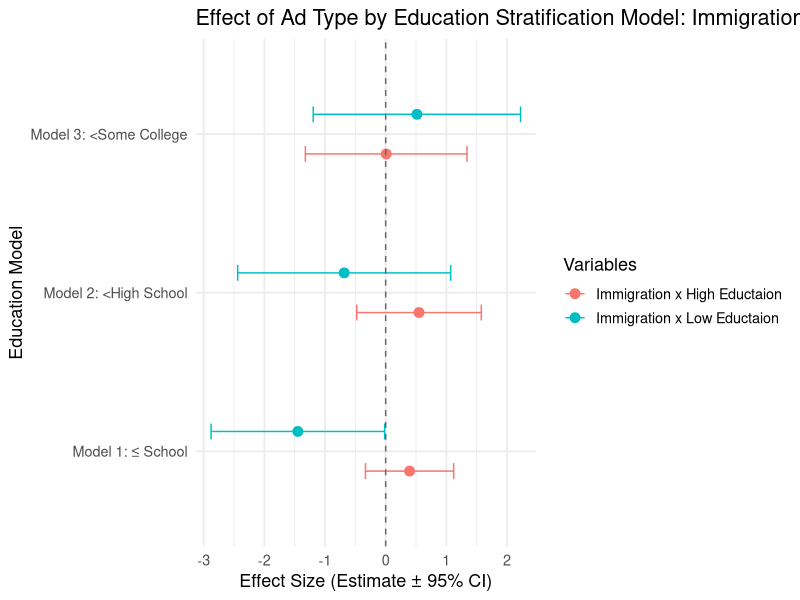
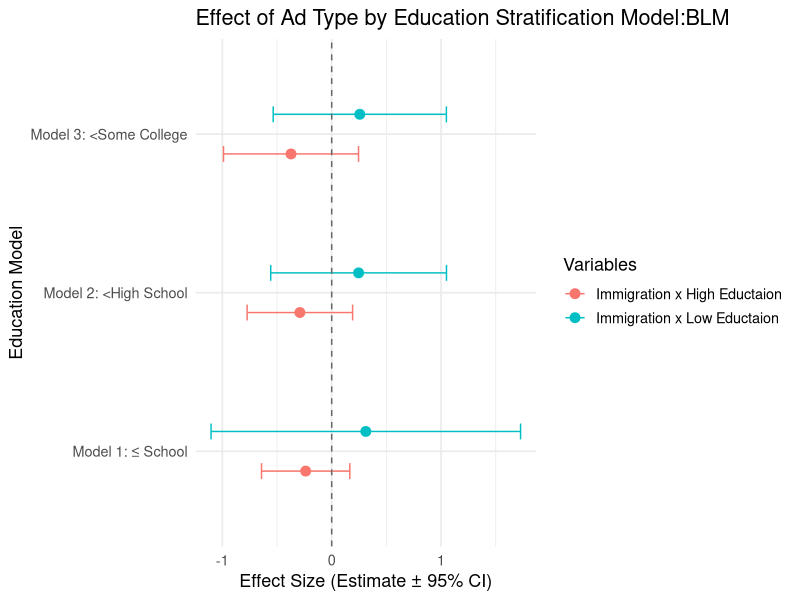
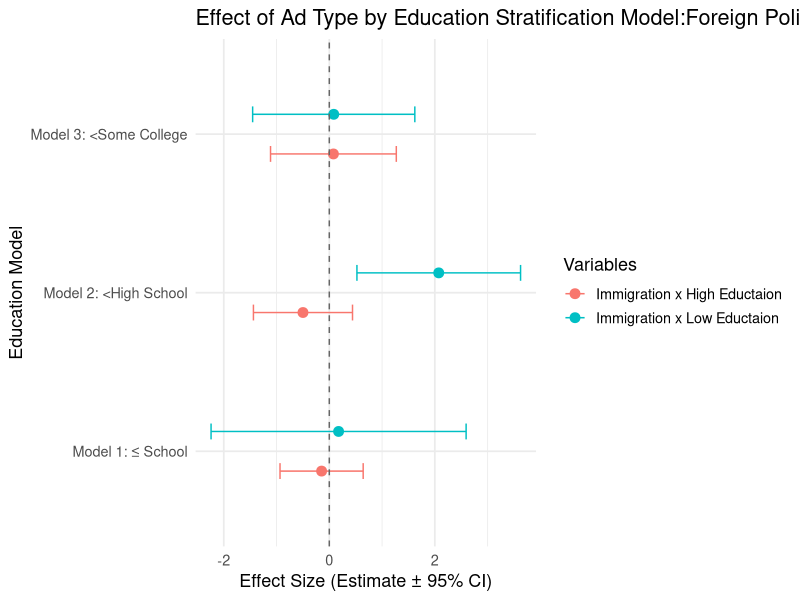

These charts were generated, in order, by the following R code:
#this script was used to plot the difference results in persuasiveness for the three primary issues by how education was conceptualised.

#load packages
library(tibble)
library(dplyr)
library(ggplot2)
#1. immigration
meta_summary_dual <- tibble(
  model = rep(c("Model 1: ≤ School", "Model 2: <High School", "Model 3: <Some College"), each = 2),
  type = rep(c("Immigration x High Eductaion", "Immigration x Low Eductaion"), times = 3),
  estimate = c(0.394, -1.448, 0.55, -0.684, 0.009, 0.515), #this was the raw data from the regressions previously run
  std.error = c(0.371, 0.730, 0.524, 0.896, 0.68, 0.872)
) %>%
  mutate(
    lower = estimate - 1.96 * std.error,
    upper = estimate + 1.96 * std.error
  )




ggplot(meta_summary_dual, aes(x = model, y = estimate, color = type)) +
  geom_point(position = position_dodge(width = 0.5), size = 3) +
  geom_errorbar(
    aes(ymin = lower, ymax = upper),
    position = position_dodge(width = 0.5),
    width = 0.2
  ) +
  geom_hline(yintercept = 0, linetype = "dashed", color = "gray40") +
  coord_flip() +
  labs(
    title = "Effect of Ad Type by Education Stratification Model: Immigration",
    x = "Education Model",
    y = "Effect Size (Estimate ± 95% CI)",
    color = "Variables"
  ) +
  theme_minimal(base_size = 13)


#2. blm
meta_summary_dual <- tibble(
  model = rep(c("Model 1: ≤ School", "Model 2: <High School", "Model 3: <Some College"), each = 2),
  type = rep(c("Immigration x High Eductaion", "Immigration x Low Eductaion"), times = 3),
  estimate = c(-0.238, 0.312, -0.291, 0.246, -0.372, 0.257),
  std.error = c(0.206, 0.722, 0.246, 0.41, 0.315, 0.404)
) %>%
  mutate(
    lower = estimate - 1.96 * std.error,
    upper = estimate + 1.96 * std.error
  )


ggplot(meta_summary_dual, aes(x = model, y = estimate, color = type)) +
  geom_point(position = position_dodge(width = 0.5), size = 3) +
  geom_errorbar(
    aes(ymin = lower, ymax = upper),
    position = position_dodge(width = 0.5),
    width = 0.2
  ) +
  geom_hline(yintercept = 0, linetype = "dashed", color = "gray40") +
  coord_flip() +
  labs(
    title = "Effect of Ad Type by Education Stratification Model:BLM",
    x = "Education Model",
    y = "Effect Size (Estimate ± 95% CI)",
    color = "Variables"
  ) +
  theme_minimal(base_size = 13)



#3. foreign policy
meta_summary_dual <- tibble(
  model = rep(c("Model 1: ≤ School", "Model 2: <High School", "Model 3: <Some College"), each = 2),
  type = rep(c("Immigration x High Eductaion", "Immigration x Low Eductaion"), times = 3),
  estimate = c(-0.146, 0.176, -0.499, 2.074, 0.078, 0.084),
  std.error = c(0.402, 1.233, 0.479, 0.791, 0.608, 0.784)
) %>%
  mutate(
    lower = estimate - 1.96 * std.error,
    upper = estimate + 1.96 * std.error
  )




ggplot(meta_summary_dual, aes(x = model, y = estimate, color = type)) +
  geom_point(position = position_dodge(width = 0.5), size = 3) +
  geom_errorbar(
    aes(ymin = lower, ymax = upper),
    position = position_dodge(width = 0.5),
    width = 0.2
  ) +
  geom_hline(yintercept = 0, linetype = "dashed", color = "gray40") +
  coord_flip() +
  labs(
    title = "Effect of Ad Type by Education Stratification Model:Foreign Policy",
    x = "Education Model",
    y = "Effect Size (Estimate ± 95% CI)",
    color = "Variables"
  ) +
  theme_minimal(base_size = 13)







